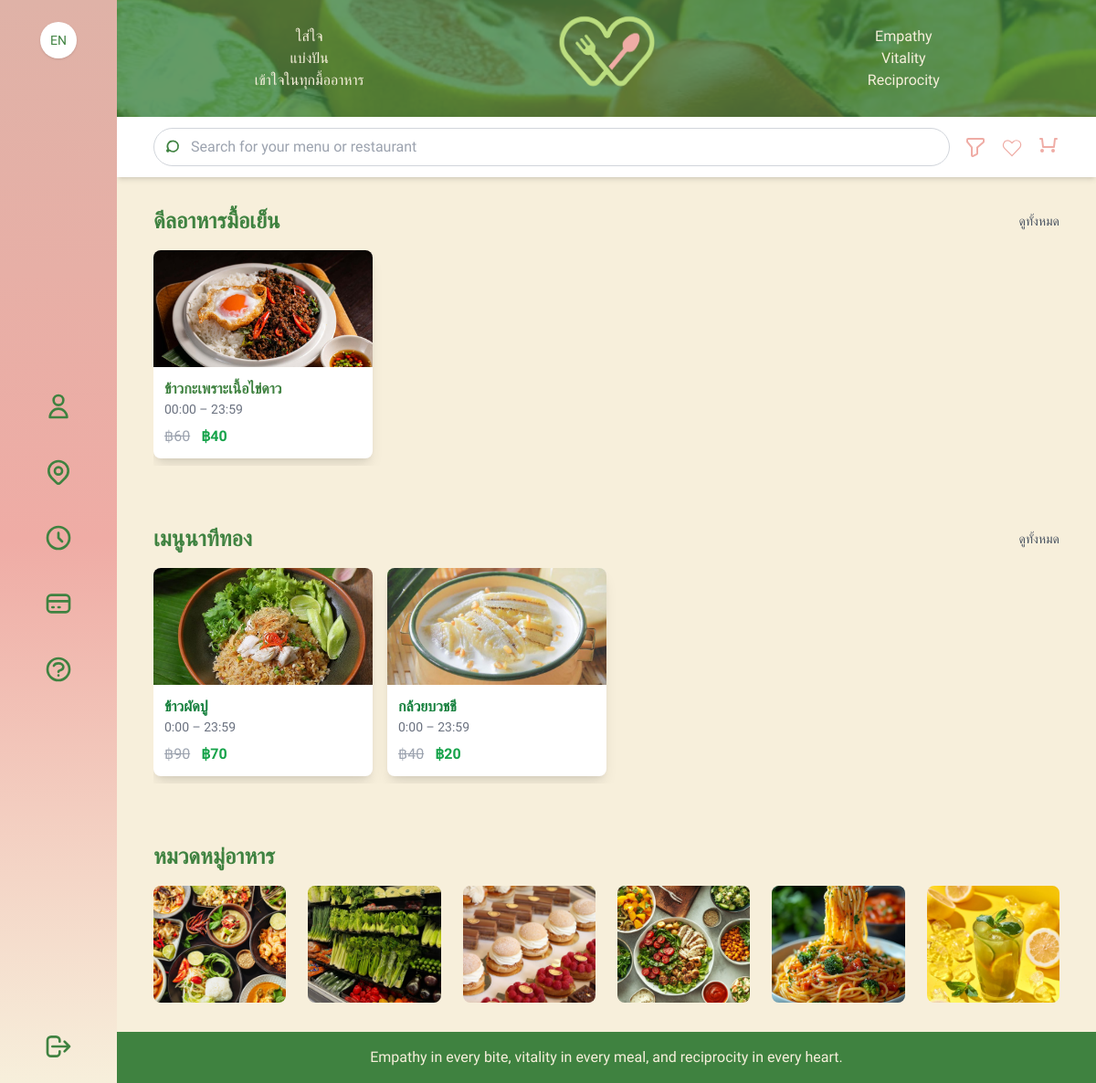
The page / on the database its author committed.
### myapp/models.py (models this page shows, shortened)
class Deal(models.Model):
    title            = models.CharField("ชื่อดีล", max_length=100)
    menus = models.ManyToManyField("Menu", verbose_name="เมนูหลัก", blank=True)
    image            = models.ImageField("รูปดีล", upload_to='deals/')
    original_price   = models.DecimalField("ราคาต้นฉบับ", max_digits=8, decimal_places=2)
    discounted_price = models.DecimalField("ราคาหลังลด", max_digits=8, decimal_places=2)
    start_time       = models.TimeField("เริ่ม (HH:MM)", default=timezone.now)
    end_time         = models.TimeField("จบ (HH:MM)", default=timezone.now)
    is_active        = models.BooleanField("เปิดใช้งาน", default=True)
    class Meta:
        verbose_name        = "ดีล (มื้อเย็น)"
        verbose_name_plural = "ดีล (มื้อเย็น)"

class FlashMenu(models.Model):
    title            = models.CharField("ชื่อเมนู", max_length=100)
    menu             = models.ForeignKey(Menu, on_delete=models.CASCADE, verbose_name="เมนูหลัก", null=True)  # ← แก้ตรงนี้
    image            = models.ImageField("รูปเมนู", upload_to='flash_menus/')
    original_price   = models.DecimalField("ราคาต้นฉบับ", max_digits=8, decimal_places=2)
    discounted_price = models.DecimalField("ราคาหลังลด",   max_digits=8, decimal_places=2)
    start_time       = models.TimeField("เริ่ม (HH:MM)")
    end_time         = models.TimeField("จบ (HH:MM)")
    is_active        = models.BooleanField("เปิดใช้งาน", default=True)
    class Meta:
        verbose_name        = "เมนูนาทีทอง"
        verbose_name_plural = "เมนูนาทีทอง"

class Category(models.Model):
    name         = models.SlugField("รหัสหมวด", max_length=50, unique=True)
    display_name = models.CharField("ชื่อหมวด", max_length=100)
    image        = models.ImageField("รูปหมวด", upload_to='categories/', blank=True, null=True)
    class Meta:
        verbose_name        = "หมวดหมู่อาหาร"
        verbose_name_plural = "หมวดหมู่อาหาร"

### myapp/views.py (the view)
# urls.py: path('', views.home, name='home'),
def home(request):
    now_aware = timezone.now()
    now_local = timezone.localtime(now_aware)
    now_naive = now_local.replace(tzinfo=None)
    deals = Deal.objects.filter(
        is_active=True,
        start_time__lte=now_naive,
        end_time__gte=now_naive,
    ).order_by('start_time')[:5]
    current_time = now_local.time()
    flash_menus = FlashMenu.objects.filter(
        is_active=True,
        start_time__lte=current_time,
        end_time__gte=current_time,
    ).order_by('start_time')[:10]
    categories = Category.objects.all()
    query = request.GET.get('q', '')
    sort = request.GET.get('sort')
    menus = Menu.objects.all()
    restaurants = Restaurant.objects.all()
    if query:
        menus = menus.filter(title__icontains=query)
        restaurants = restaurants.filter(name__icontains=query)
    if sort == 'price_low':
        menus = menus.order_by('discount_price')
    elif sort == 'price_high':
        menus = menus.order_by('-discount_price')
    elif sort == 'discount_high':
        discount_amount = ExpressionWrapper(F('price') - F('discount_price'), output_field=DecimalField())
        menus = menus.annotate(discount_amount=discount_amount).order_by('-discount_amount')
    return render(request, 'home.html', {
        'deals': deals,
        'flash_menus': flash_menus,
        'categories': categories,
        'menus': menus,
        'restaurants': restaurants,
        'query': query,
    })

### myapp/templatetags/currency_filters.py (called while the page is built)
@register.filter
def currency(value, symbol='฿'):
    try:
        val = float(value)
    except (TypeError, ValueError):
        return value
    formatted = f"{val:,.0f}"
    return f"{symbol}{formatted}"

### myapp/templates/home.html (shortened to what this page needs)
{% extends 'base.html' %}
{% load static %}
{% load currency_filters %}
{% load i18n %}
{% block content %}
  <nav class="bg-white shadow-md sticky top-0 z-10">
    <div class="container mx-auto px-4 py-3 flex items-center">
      <form action="{% url 'home' %}" method="get" class="relative flex-1 mr-4">
        <div class="absolute inset-y-0 left-3 flex items-center pointer-events-none">
        </div>
        <input
          type="search"
          name="q"
          value="{{ query|default:'' }}"
          placeholder="{% trans 'Search for your menu or restaurant' %}"
          class="w-full border border-gray-300 rounded-full pl-10 pr-4 py-2 focus:outline-none focus:ring-2 focus:ring-green-500"
        />
      </form>
      <div class="flex items-center space-x-4">
        <a href="{% url 'filter' %}" class="focus:outline-none">
        </a>
        <a href="{% url 'favorites' %}" class="focus:outline-none">
          <svg xmlns="http://www.w3.org/2000/svg" class="w-6 h-6 text-[#EFACA5]" fill="none" viewBox="0 0 20 20" stroke="#EFACA5">
            <path d="M3.172 5.172a4 4 0 015.656 0L10
                     6.344l1.172-1.172a4 4 0 115.656
                     5.656L10 18l-6.828-6.828a4 4 0
                     010-5.656z"/>
          </svg>
        </a>
        <a href="{% url 'cart' %}" class="relative focus:outline-none">
          <svg xmlns="http://www.w3.org/2000/svg" class="w-6 h-6 text-[#EFACA5]" fill="none" viewBox="0 0 24 24" stroke="#EFACA5">
            <path stroke-linecap="round" stroke-linejoin="round" stroke-width="2"
                  d="M3 3h2l1 9h12l1-9h2m-16 12a1 1 0 100 2 1 1 0 000-2zm12 0a1 1 0 100 2 1 1 0 000-2z"/>
          </svg>
        </a>
      </div>
    </div>
  </nav>
  <section class="container mx-auto px-4 py-8">
    <div class="flex justify-between items-center mb-4">
      <h2 class="text-2xl font-bold">{% trans "Dinner Deals" %}</h2>
      <a href="{% url 'deal_all' %}" class="text-sm text-gray-600 hover:underline">{% trans "View All" %}</a>
    </div>
    <div class="flex space-x-4 overflow-x-auto pb-2">
      {% for deal in deals %}
        <div class="bg-white rounded-lg shadow-lg w-60 flex-shrink-0 overflow-hidden">
          <a href="{% url 'deal_menu_detail' deal.id %}">
            <img src="{{ deal.image.url }}" alt="{{ deal.title }}" class="w-full h-32 object-cover">
            <div class="p-3">
              <h3 class="font-semibold">{{ deal.title }}</h3>
              <p class="text-gray-500 text-sm">{{ deal.start_time|time:"H:i" }} – {{ deal.end_time|time:"H:i" }}</p>
              <div class="mt-2 space-x-2">
                <span class="text-gray-400 line-through">{{ deal.original_price|currency:"฿" }}</span>
                <span class="text-green-600 font-bold">{{ deal.discounted_price|currency:"฿" }}</span>
              </div>
            </div>
          </a>
        </div>
      {% empty %}
        <p class="text-center text-gray-500">{% trans "No deals at the moment" %}</p>
      {% endfor %}
    </div>
  </section>
  <section class="container mx-auto px-4 py-8">
    <div class="flex justify-between items-center mb-4">
      <h2 class="text-2xl font-bold">{% trans "Flash Deal Menu" %}</h2>
      <a href="{% url 'flash_all' %}" class="text-sm text-gray-600 hover:underline">
        {% trans "View All" %}
      </a>
    </div>
    <div class="flex space-x-4 overflow-x-auto pb-2">
      {% for item in flash_menus %}
        <a
          href="{% url 'deal_menu_detail' item.id %}"
          class="block bg-white rounded-lg shadow-lg w-60 flex-shrink-0 overflow-hidden hover:shadow-xl transition"
        >
          <img
            src="{{ item.image.url }}"
            alt="{{ item.title }}"
            class="w-full h-32 object-cover"
          >
          <div class="p-3">
            <h3 class="font-semibold text-green-700">{{ item.title }}</h3>
            <p class="text-gray-500 text-sm">{{ item.start_time }} – {{ item.end_time }}</p>
            <div class="mt-2 space-x-2">
              <span class="text-gray-400 line-through">{{ item.original_price|currency:"฿" }}</span>
              <span class="text-green-600 font-bold">{{ item.discounted_price|currency:"฿" }}</span>
            </div>
          </div>
        </a>
      {% empty %}
        <p class="text-center text-gray-500">{% trans "No flash menus available" %}</p>
      {% endfor %}
    </div>
  </section>
  <section class="container mx-auto px-4 py-8">
    <h2 class="text-2xl font-bold mb-4">{% trans "Food Categories" %}</h2>
    <div class="grid grid-cols-2 sm:grid-cols-4 md:grid-cols-6 gap-6">
      {% for cat in categories %}
        <a href="{% url 'shop_list' cat.name %}" class="relative block rounded-lg overflow-hidden group">
          <img src="{{ cat.image.url }}" alt="{{ cat.display_name }}" class="w-full h-32 object-cover group-hover:scale-105 transition-transform">
        </a>
      {% empty %}
        <p class="col-span-full text-center text-gray-500">{% trans "No categories yet" %}</p>
      {% endfor %}
    </div>
  </section>
{% endblock %}

### myapp/templates/base.html (style rules this page uses)
body { font-family:'Prompt','Montserrat',sans-serif; }

### rows shown on the page
Deal: image (picture), title "ข้าวกะเพราะเนื้อไข่ดาว", start_time "00:00", end_time "23:59", original_price "฿60", discounted_price "฿40"
FlashMenu: image (picture), title "ข้าวผัดปู", start_time "0:00", end_time "23:59", original_price "฿90", discounted_price "฿70"
FlashMenu: image (picture), title "กล้วยบวชชี", start_time "0:00", end_time "23:59", original_price "฿40", discounted_price "฿20"
Category: image (picture)
Category: image (picture)
Category: image (picture)
Category: image (picture)
Category: image (picture)
Category: image (picture)
